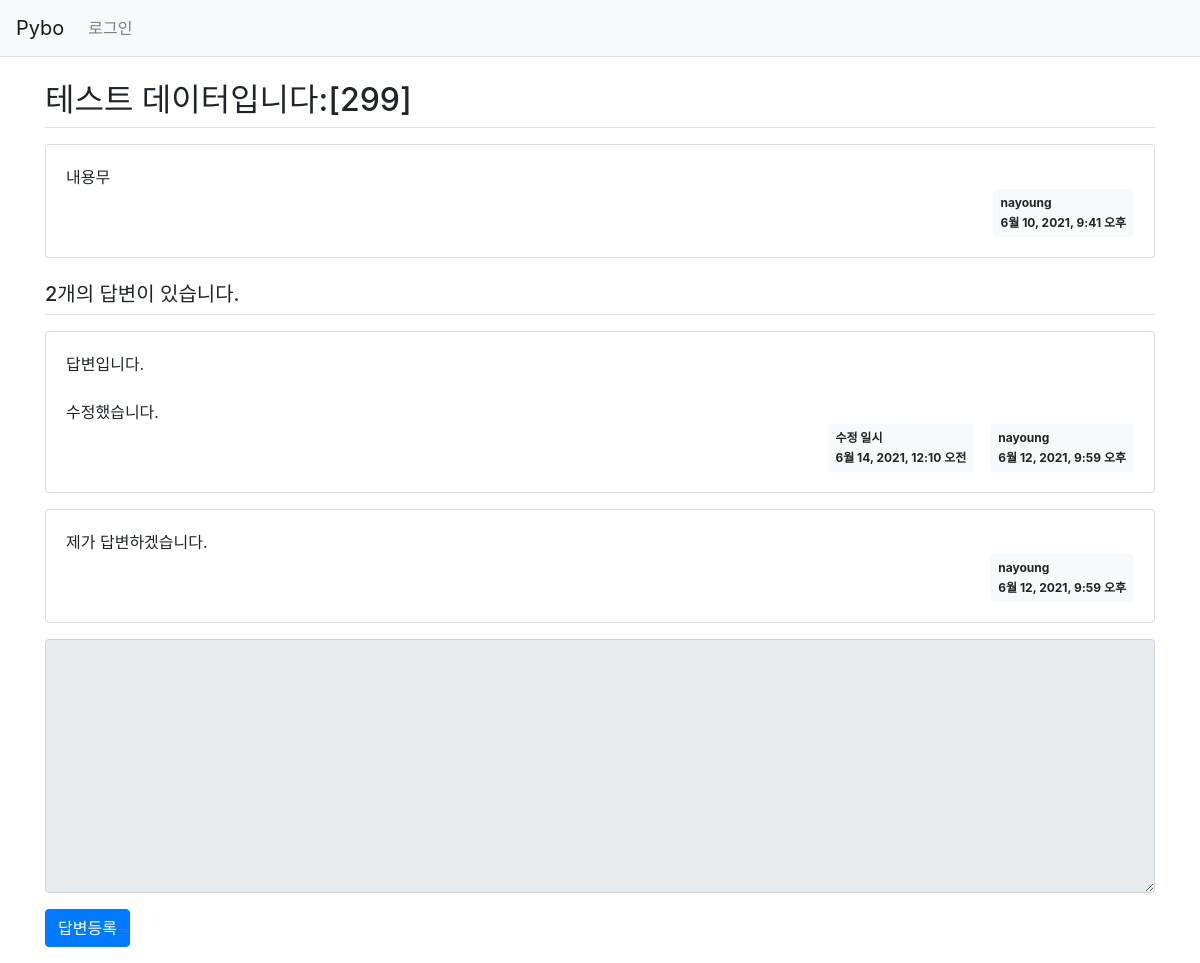
Page /pybo/305/ on the committed database.
### pybo/models.py (models this page shows, shortened)
class Question(models.Model):
    subject = models.CharField(max_length=200)
    content = models.TextField()
    create_date = models.DateTimeField()
    author = models.ForeignKey(User, on_delete=models.CASCADE)
    modify_date = models.DateTimeField(null=True, blank=True)

class Answer(models.Model):
    question = models.ForeignKey(Question, on_delete=models.CASCADE)
    content = models.TextField()
    create_date = models.DateTimeField()
    author = models.ForeignKey(User, on_delete=models.CASCADE)
    modify_date = models.DateTimeField(null=True, blank=True)

### pybo/views.py (the view)
# urls.py: path('<int:question_id>/', views.detail, name='detail'),
def detail(request, question_id):
    question = get_object_or_404(Question, pk=question_id)
    context = {'question': question}
    return render(request, 'pybo/question_detail.html', context)

### templates/pybo/question_detail.html (shortened to what this page needs)
{% extends 'base.html' %}
{% block content %}
<div class="container my-3">
    <h2 class="border-bottom py-2">{{ question.subject }}</h2>
    <div class="card my-3">
        <div class="card-body">
            <div class="card-text" style="white-space: pre-line;">{{ question.content }}</div>
            <div class="d-flex justify-content-end">
            <div class="badge badge-light p-2 text-left">
            <div class="mb-2">{{ question.author.username }}</div>
            <div>{{ question.create_date }}</div>
            </div>
        </div>
       </div>
    </div>
    <h5 class="border-bottom my-3 py-2">{{question.answer_set.count}}개의 답변이 있습니다.</h5>
    {% for answer in question.answer_set.all %}
    <div class="card my-3">
        <div class="card-body">
            <div class="card-text" style="white-space: pre-line;">{{ answer.content }}</div>
            <div class="d-flex justify-content-end">
            {% if answer.modify_date %}
            <div class="badge badge-light p-2 text-left mx-3">
                <div class="mb-2">수정 일시</div>
                <div>{{ answer.modify_date }}</div>
            </div>
            {% endif %}
            <div class="badge badge-light p-2 text-left">
            <div class="mb-2">{{ answer.author.username }}</div>
            <div>{{ answer.create_date }}</div>
                </div>
            </div>
        </div>
    </div>
    {% endfor %}
    <form action="{% url 'pybo:answer_create' question.id %}" method="post" class="my-3">
        <div class="form-group">
            <textarea {% if not user.is_authenticated %}disabled{% endif %}
             name="content" id="content" class="form-control" rows="10"></textarea>
        </div>
        <input type="submit" value="답변등록" class="btn btn-primary">
    </form>
</div>
{% endblock %}

### rows in the picture
Question: subject "테스트 데이터입니다:[299]", content "내용무", author.username "nayoung", create_date "6월 10, 2021, 9:41 오후", answer_set.count "2"
Answer: content "답변입니다. 수정했습니다.", modify_date "6월 14, 2021, 12:10 오전", author.username "nayoung", create_date "6월 12, 2021, 9:59 오후"
Answer: content "제가 답변하겠습니다.", author.username "nayoung", create_date "6월 12, 2021, 9:59 오후"
